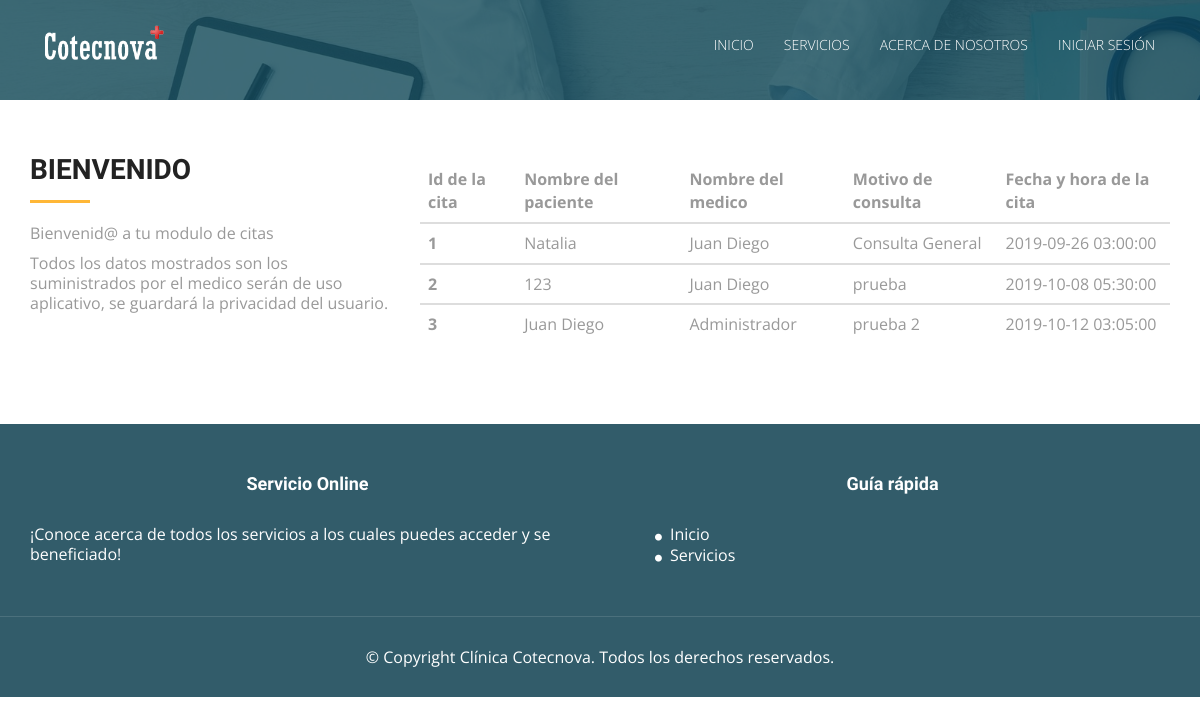
Screenshot of /ver_citaU.php with the database file from the repository.
### tables this page shows
CREATE TABLE IF NOT EXISTS `citas` (
  `id_cita` int(11) NOT NULL COMMENT 'clave primaria de la tabla cita',
  `fecha_hora` datetime NOT NULL COMMENT 'fecha de la cita (año-mes-dia)',
  `motivo_consulta` varchar(500) NOT NULL COMMENT 'motivo por el cual se pide la cita',
  `usuario_id` int(11) NOT NULL,
  `medico_id` int(11) NOT NULL
);

CREATE TABLE IF NOT EXISTS `usuarios` (
  `id_usuario` int(11) NOT NULL COMMENT 'Clave primaria de la tabla usuario',
  `numero_documento` varchar(30) NOT NULL COMMENT 'Numero de identificacion del documento de la persona',
  `nombre_completo` varchar(100) NOT NULL COMMENT 'nombre completo de la persona',
  `apellidos` varchar(100) NOT NULL COMMENT 'apellidos de la persona',
  `contrasena` varchar(150) NOT NULL COMMENT 'contraseña encriptadda por md5',
  `tipo_documento_id` int(11) NOT NULL,
  `estado_civil_id` int(11) NOT NULL,
  `departamento_id` int(11) NOT NULL,
  `ciudad_id` int(11) NOT NULL,
  `tipo_Usuario_id` int(11) NOT NULL,
  `estado` int(11) NOT NULL COMMENT 'estado para ver si esta eliminado el usuario. 1. activo 2.inactivo'
);

CREATE TABLE IF NOT EXISTS `medicos` (
  `id_medico` int(11) NOT NULL COMMENT 'Clave primaria de la tabla medico',
  `numero_documento` varchar(30) NOT NULL COMMENT 'Numero de identificacion del documento de la persona',
  `nombre_completo` varchar(100) NOT NULL COMMENT 'nombre completo de la persona',
  `apellidos` varchar(100) NOT NULL COMMENT 'apellidos de la persona',
  `contrasena` varchar(150) NOT NULL COMMENT 'contraseña encriptadda por md5',
  `tipo_documento_id` int(11) NOT NULL,
  `estado_civil_id` int(11) NOT NULL,
  `tipos_medicos_id` int(11) NOT NULL,
  `tipo_Usuario_id` int(11) NOT NULL,
  `estado` int(11) NOT NULL COMMENT 'estado para ver si esta eliminado el usuario. 1. activo 2.inactivo'
);

### Modelo/MySQL.php (called while the page is built, shortened)
<?php
class MySQL{
    private $hostname  = "127.0.0.1";
    private $user = "root";
    private $password = "";
    private $database = "clinica_cotecnova";
    private $conexion;
    public function conectar(){
        $this->conexion = mysqli_connect($this->hostname, $this->user, $this->password, $this->database);
    }
    public function efectuarConsulta($consulta){
        mysqli_query($this->conexion, "SET lc_time_names = 'es_ES'" );
        mysqli_query($this->conexion, "SET NAMES 'utf8'");
        mysqli_query($this->conexion, "SET CHARACTER 'utf8'");
       $this->resultadoConsulta = mysqli_query($this->conexion, $consulta);
        return $this->resultadoConsulta;
    }
}

### ver_citaU.php (the view, shortened to what this page needs)
<?php
    require_once 'Modelo/MySQL.php';
    $mysql = new MySQL;
    $mysql->conectar();
    $consulta = $mysql->efectuarConsulta("SELECT clinica_cotecnova.citas.id_cita, clinica_cotecnova.usuarios.nombre_completo as paciente, clinica_cotecnova.medicos.nombre_completo as medico, clinica_cotecnova.citas.motivo_consulta, clinica_cotecnova.citas.fecha_hora from citas join usuarios  on clinica_cotecnova.citas.usuario_id = clinica_cotecnova.usuarios.id_usuario join medicos on clinica_cotecnova.citas.medico_id = clinica_cotecnova.medicos.id_medico");
?>
<!DOCTYPE html>
<html lang="en">
<head>
  <link rel="stylesheet" type="text/css" href="css/font-awesome.min.css">
  <link rel="stylesheet" type="text/css" href="css/bootstrap.min.css">
  <link rel="stylesheet" type="text/css" href="css/style.css">
  <link rel="stylesheet" type="text/css" href="css/style2.css">
</head>
<body id="myPage" data-spy="scroll" data-target=".navbar" data-offset="60">
  <div id="container">
  <?php
  include("header_index.php");
  ?>
  </div>
  <section id="service" class="section-padding">
    <div class="container">
      <div class="row">
        <div class="col-md-4 col-sm-4">
          <h2 class="ser-title">Bienvenido</h2>
          <hr class="botm-line">
          <p>Bienvenid@ a tu modulo de citas</p>
          <p>Todos los datos mostrados son los suministrados por el medico ser&aacute;n de uso aplicativo, se guardar&aacute; la privacidad del usuario.</p>
        </div>
        <div class="col-md-8 col-sm-8">
          <div class="card">
            <div class="card-body">
              <form class="form-horizontal form-material">
              <table class="table table-hover">
                  <thead>
                    <tr>
                      <th scope="col">Id de la cita</th>
                      <th scope="col">Nombre del paciente</th>
                      <th scope="col">Nombre del medico</th>
                      <th scope="col">Motivo de consulta</th>
                      <th scope="col">Fecha y hora de la cita</th>
                    </tr>
                  </thead>
                  <?php
                    while ($resultado= mysqli_fetch_assoc($consulta)){
                  ?>
                  <tbody>
                    <tr>
                      <th scope="row"><?php echo $resultado['id_cita'] ?></th>
                      <td><?php echo $resultado['paciente'] ?></td>
                      <td><?php echo $resultado['medico'] ?></td>
                      <td><?php echo $resultado['motivo_consulta'] ?></td>
                      <td><?php echo $resultado['fecha_hora'] ?></td>
                    </tr>
                  </tbody>
                  <?php
                    }
                  ?>
                </table>
              </form>
            </div>
          </div>
        </div>
      </div>
    </div>
  </section>
  <div id="footer">
  <?php
  include("footer.php");
  ?>
  </div>
</body>
</html>

### css/style.css (style rules this page uses)
body { font-family: 'Open Sans', sans-serif; line-height: 20px; color: #999999; font-size: 300; font-size: 16px; }
table { border-collapse: collapse; border-spacing: 0; }
h1, h2, h3, h4, h5, h6 { font-family: 'Raleway', sans-serif; font-weight: 600; color: #222222; }
.section-padding { padding: 60px 0px; }
h2 { line-height: 20px; margin: 0; font-size: 28px; font-weight: 700; text-transform: uppercase; }
hr.botm-line { height: 3px; width: 60px; background: #ffb737; position: relative; border: 0; margin: 20px 0 20px 0; }
td { border: 0px solid #ededed; border-top: 1px solid rgba(216, 216, 216, 0.5); padding: 6px 10px 6px 0; }
#footer { background-color: #325C6A; }

### css/style2.css (style rules this page uses)
.card { margin-bottom: 20px; }

### rows the page displays
citas: id_cita "1", usuarios.nombre_completo "Natalia", medicos.nombre_completo "Juan Diego", motivo_consulta "Consulta General", fecha_hora "2019-09-26 03:00:00"
citas: id_cita "2", usuarios.nombre_completo "123", medicos.nombre_completo "Juan Diego", motivo_consulta "prueba", fecha_hora "2019-10-08 05:30:00"
citas: id_cita "3", usuarios.nombre_completo "Juan Diego", medicos.nombre_completo "Administrador", motivo_consulta "prueba 2", fecha_hora "2019-10-12 03:05:00"
